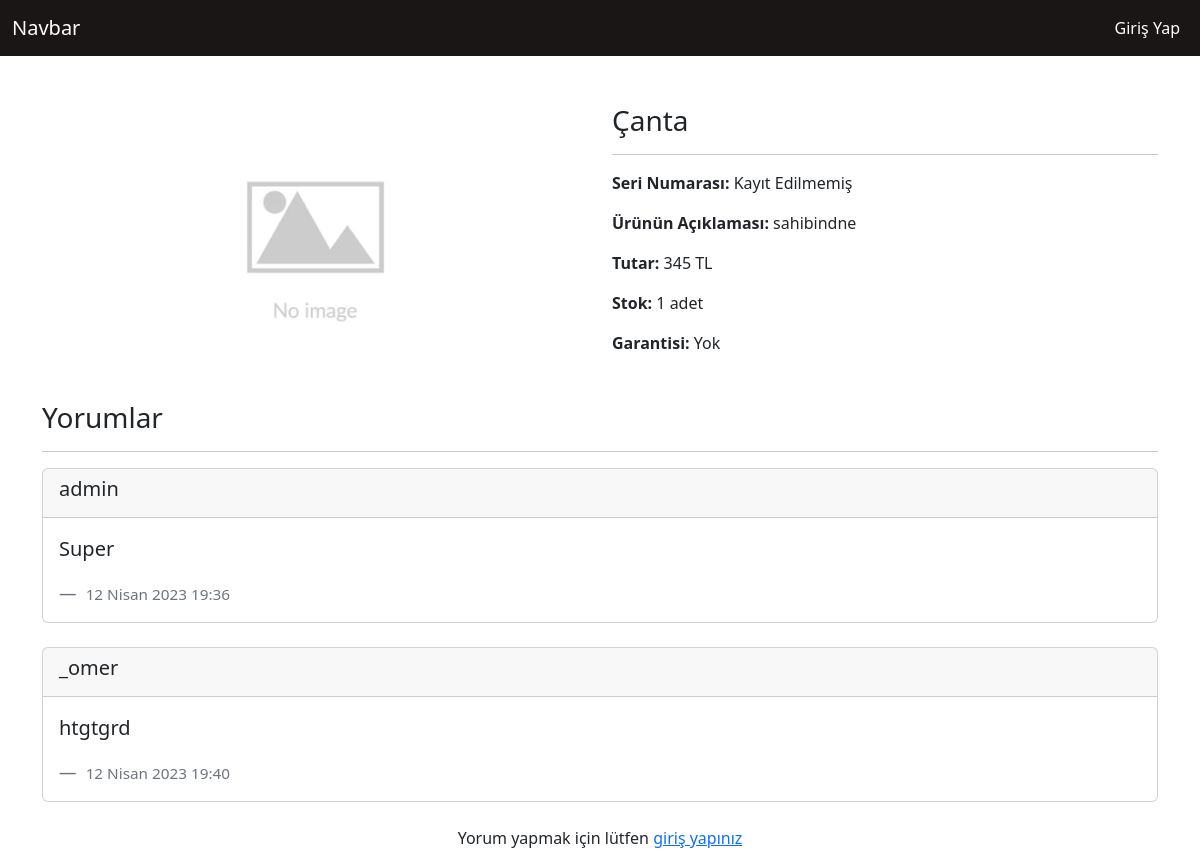
Page /urun/11 on the committed database.
### urunApp/models.py (models this page shows, shortened)
class Urun(models.Model):
    ad = models.CharField(("Ürünün adı"), max_length=50)
    urunDetayi = models.TextField(verbose_name="Ürün hakkında açıklama", max_length=200)
    eklenmeTarihi = models.DateTimeField(auto_now_add=True)
    fiat = models.CharField(("Ürünün Fiatı"), default="Ücret Belirtilmedi", max_length=6, help_text="Ürünün ücretidir")
    seriNo = models.CharField(("Ürünün Seri Numarası"), max_length=7, null=True, blank=True)
    urunResmi = models.FileField(("Ürünün Resmi"), upload_to="uploads", max_length=100, null=True, blank=True)
    stokAdet = models.PositiveIntegerField(("Stoktaki Adet Sayısı"), default=1)
    garanti = models.BooleanField(("Garanti"), default=False)
    def seriNumarasiKontrol(self):
        if self.seriNo:
            return self.seriNo
        else:
            return "Kayıt Edilmemiş"
    def garantiKontrol(self):
        if self.garanti:
            return "Var"
        else:
            return "Yok"
    def stokKontrol(self):
        if self.stokAdet > 0:
            return "{miktar} adet".format(miktar=self.stokAdet)
        elif self.stokAdet == 0:
            return "Tükendi"
    def resimKontrol(self):
        if self.urunResmi:
            return self.urunResmi
        else:
            return "static/public/noimg.jpg"

class Yorum(models.Model):
    product = models.ForeignKey(Urun, verbose_name=("Ürün"), on_delete=models.CASCADE, related_name="yorumlar", default="")
    yazar =  models.ForeignKey(User, verbose_name=("Yazar"), on_delete=models.CASCADE)
    mesaj = models.TextField(("Mesaj"), max_length=350)
    olusturuldu = models.DateTimeField(auto_now_add=True)
    def __str__(self):
        return self.yazar.username

### urunApp/views.py (the view)
# urls.py: path('urun/<urunId>', detail_page, name="urun-detay-sayfasi"),
def detail_page(request, urunId):
    context = {}
    try:
          urun = Urun.objects.get(id=urunId) # bulursa object aksi taktirde güzel bir hata
          print("yorum:", urun.yorumlar.all())
          context['data'] = urun
    except:
       return redirect('404')
    return render(request, 'detail_product.html', context)

### urunApp/templates/detail_product.html (shortened to what this page needs)
{% extends "base.html" %}
{% block site-icerigi %}
<div class="container mt-5">
    <div class="row">
        <div class="col-12">
            <div class="row">
                <div class="col-lg-6">
                    <div class="product-showcase">
                        <img src="/{{data.resimKontrol}}" alt="{{data.ad}}">
                    </div>
                </div>
                <div class="col-lg-6">
                <h3>{{data.ad}}</h3>
                <hr>
                <p> <b>Seri Numarası:</b> {{data.seriNumarasiKontrol}}</p>
                <p> <b>Ürünün Açıklaması: </b> {{data.urunDetayi}}</p>
                <p> <b>Tutar:</b> {{data.fiat}} TL</p>
                <p> <b>Stok:</b> {{data.stokKontrol}}</p>
                <p> <b>Garantisi:</b> {{data.garantiKontrol}} </p>
                </div>
            </div>
        </div>
    </div>
    <div class="mt-4">
        <h3>Yorumlar</h3>
        <hr>
        {% for yorumcu in data.yorumlar.all %}
        <div class="card mb-4">
            <div class="card-header">
             <h5> {{yorumcu.yazar}} </h5>
            </div>
            <div class="card-body">
              <blockquote class="blockquote mb-0">
                <p>{{yorumcu.mesaj}}</p>
                <footer class="blockquote-footer mt-2"> <small>{{yorumcu.olusturuldu}}</small>  </footer>
              </blockquote>
            </div>
          </div>
        {% endfor %}
        {% if request.user.is_authenticated %}
        <div class="mt-5" style="width: 50%;">
            <form action="{% url 'yorum-yap' data.id %}" method="post">
                {% csrf_token %}
                <textarea placeholder="Ürün Hakkındaki Yorumunuz" name="message"></textarea>
                <div class="mt-3">
                    <button class="btn btn-primary" type="submit">Yorum Yap</button>
                </div>
            </form>
        </div>
        {% else %}
        <div class="text-center">
            <p>Yorum yapmak için lütfen <a href="{% url 'user-login' %}"> giriş yapınız </a>  </p>
        </div>
        {% endif %}
    </div>
</div>
{% endblock site-icerigi %}

### urunApp/templates/base.html (shortened to what this page needs)
{% load static %}
<!DOCTYPE html>
<html lang="en">
<head>
    <link href="https://cdn.jsdelivr.net/npm/bootstrap@5.3.0-alpha2/dist/css/bootstrap.min.css" rel="stylesheet">
    <link rel="stylesheet" href="{% static 'style/style.css' %}">
</head>
<body>
    {% include "partials/_nav.html" %}
    {% block site-icerigi %}
    {% endblock site-icerigi %}
</body>
</html>

### urunApp/templates/partials/_nav.html (shortened to what this page needs)
<nav class="navbar navbar-expand-lg" id="site-navbar">
    <div class="container-fluid">
      <a class="navbar-brand" href="{% url 'anasayfa' %}">Navbar</a>
      <div class="collapse navbar-collapse" id="navbarSupportedContent">
        <ul class="navbar-nav ms-auto mb-2 mb-lg-0">
          {% if request.user.is_authenticated  %}
          <li class="nav-item dropdown">
            <a class="nav-link dropdown-toggle" href="#" role="button" data-bs-toggle="dropdown" aria-expanded="false">
              {{request.user.username}}
            </a>
            <ul class="fixed-side dropdown-menu">
              {% if request.user.is_superuser %}
              <li><a target="_blank" class="dropdown-item" href="/yonetici/">Admin Panel</a></li>
              {% endif %}
              <li><a class="dropdown-item" href="#">Another action</a></li>
              <li><hr class="dropdown-divider"></li>
              <li><a class="dropdown-item text-danger" href="{% url 'user-logout' %}">Çıkış Yap</a></li>
            </ul>
          </li>
          {% else %}
          <li class="nav-item"> <a class="nav-link" href="{% url 'user-login' %}">Giriş Yap</a> </li>
          {% endif %}
        </ul>
      </div>
    </div>
  </nav>

### urunApp/static/style/style.css (style rules this page uses)
#site-navbar { background-color: rgb(26, 22, 22); color: white; }
#site-navbar * { color: inherit; }

### urunApp/templates/detail_product.html (style rules this page uses)
.product-showcase { width: 50%; margin: auto; }
.product-showcase img { width: 100%; }

### rows in the picture
Urun: ad "Çanta", seriNumarasiKontrol "Kayıt Edilmemiş", urunDetayi "sahibindne", fiat "345", stokKontrol "1 adet", garantiKontrol "Yok"
Yorum: yazar "admin", mesaj "Super", olusturuldu "12 Nisan 2023 19:36"
Yorum: yazar "_omer", mesaj "htgtgrd", olusturuldu "12 Nisan 2023 19:40"
